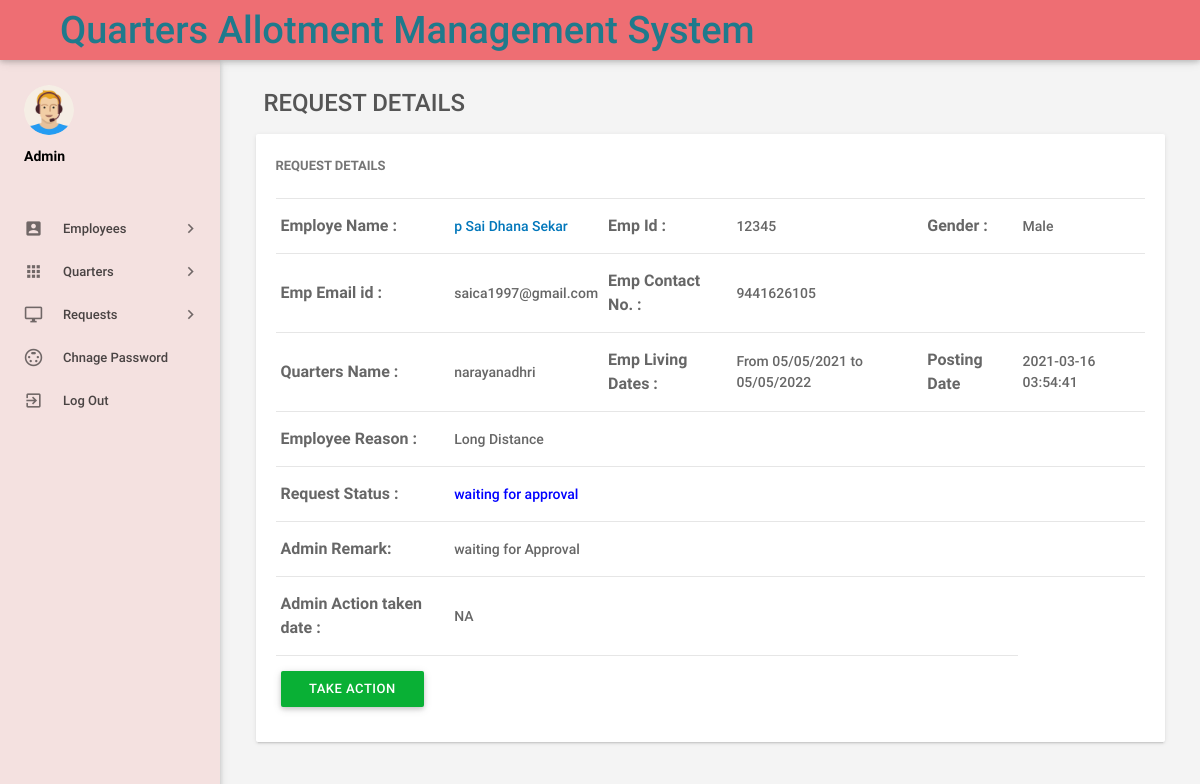
The page /admin/leave-details.php?leaveid=3 (signed in) on the database as committed earlier.
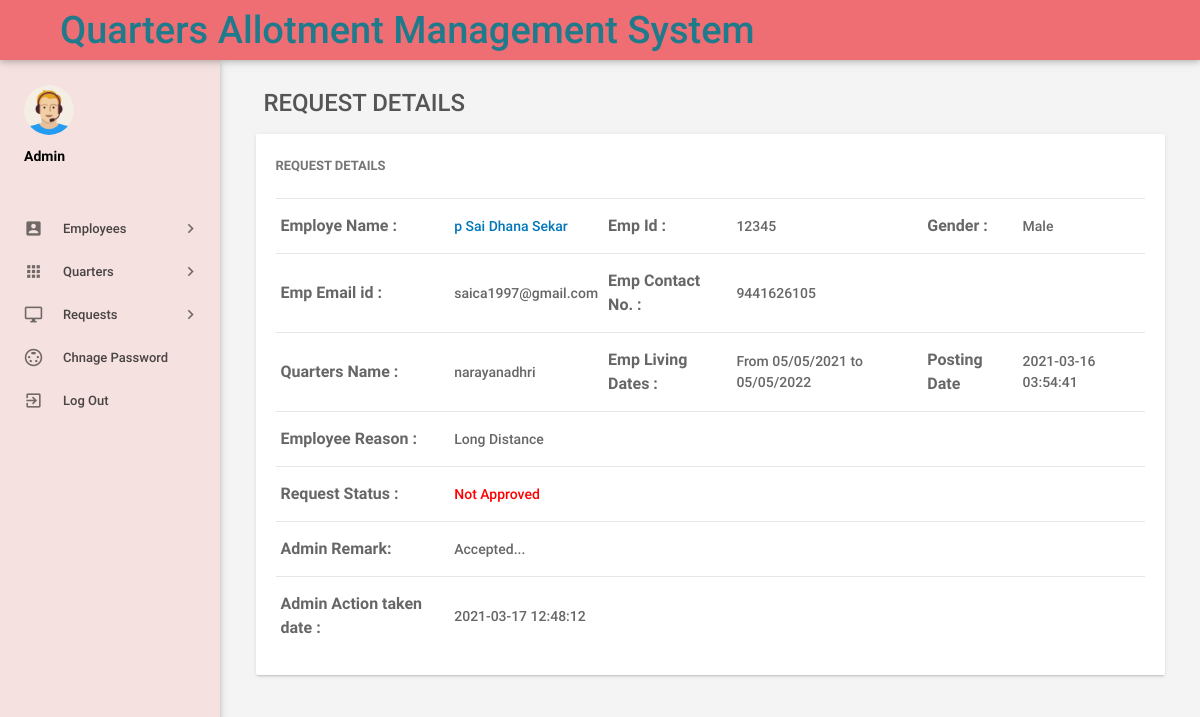
The same page on the database as committed later.
### tables this page shows
CREATE TABLE `tblleaves` (
  `id` int(11) NOT NULL,
  `EmpName` varchar(110) NOT NULL,
  `QutBlock` varchar(11) NOT NULL,
  `QutName` varchar(110) NOT NULL,
  `Emailid` varchar(255) NOT NULL,
  `ToDate` varchar(120) NOT NULL,
  `FromDate` varchar(120) NOT NULL,
  `Description` mediumtext NOT NULL,
  `PostingDate` timestamp NOT NULL DEFAULT current_timestamp(),
  `AdminRemark` mediumtext DEFAULT NULL,
  `AdminRemarkDate` varchar(120) DEFAULT NULL,
  `Status` int(1) NOT NULL,
  `IsRead` int(1) NOT NULL,
  `empid` int(11) DEFAULT NULL
);

CREATE TABLE `tblemployees` (
  `id` int(11) NOT NULL,
  `EmpId` varchar(100) NOT NULL,
  `FirstName` varchar(150) NOT NULL,
  `LastName` varchar(150) NOT NULL,
  `EmailId` varchar(200) NOT NULL,
  `Password` varchar(180) NOT NULL,
  `Gender` varchar(100) NOT NULL,
  `Dob` varchar(100) NOT NULL,
  `Department` varchar(255) NOT NULL,
  `Address` varchar(255) NOT NULL,
  `City` varchar(200) NOT NULL,
  `Country` varchar(150) NOT NULL,
  `Phonenumber` char(11) NOT NULL,
  `Status` int(1) NOT NULL,
  `RegDate` timestamp NOT NULL DEFAULT current_timestamp()
);

### admin/leave-details.php (the view, shortened to what the changed rows need)
<?php
include('includes/config.php');
if(strlen($_SESSION['alogin'])==0)
    {
header('location:index.php');
}
else{
 ?>
<!DOCTYPE html>
<html lang="en">
    <head>
        <link type="text/css" rel="stylesheet" href="../assets/plugins/materialize/css/materialize.min.css"/>
        <link type="text/css" rel="stylesheet" href="../assets/plugins/materialize/css/materialize.css"/>
        <link href="../assets/plugins/material-preloader/css/materialPreloader.min.css" rel="stylesheet">
        <link href="../assets/plugins/datatables/css/jquery.dataTables.min.css" rel="stylesheet">
                <link href="../assets/plugins/google-code-prettify/prettify.css" rel="stylesheet" type="text/css"/>
        <link href="../assets/css/alpha.min.css" rel="stylesheet" type="text/css"/>
        <link href="../assets/css/custom.css" rel="stylesheet" type="text/css"/>
        <link href="../assets/css/style.css" rel="stylesheet" type="text/css"/>
    </head>
    <body>
       <?php include('includes/header.php');?>
            <main class="mn-inner">
                <div class="row">
                    <div class="col s12 m12 l12">
                        <div class="card">
                            <div class="card-content">
                                <table id="example" class="display responsive-table ">
                                    <tbody>
<?php
$lid=intval($_GET['leaveid']);
$sql = "SELECT tblleaves.id as lid,tblemployees.FirstName,tblemployees.LastName,tblemployees.EmpId,tblemployees.id,tblemployees.Gender,tblemployees.Phonenumber,tblemployees.EmailId,tblleaves.QutName,tblleaves.ToDate,tblleaves.FromDate,tblleaves.Description,tblleaves.PostingDate,tblleaves.Status,tblleaves.AdminRemark,tblleaves.AdminRemarkDate from tblleaves join tblemployees on tblleaves.empid=tblemployees.id where tblleaves.id=:lid";
$query = $dbh -> prepare($sql);
$query->bindParam(':lid',$lid,PDO::PARAM_STR);
$query->execute();
$results=$query->fetchAll(PDO::FETCH_OBJ);
$cnt=1;
if($query->rowCount() > 0)
{
foreach($results as $result)
{
      ?>
                                        <tr>
                                            <td style="font-size:16px;"> <b>Employe Name :</b></td>
                                              <td><a href="editemployee.php?empid=<?php echo htmlentities($result->id);?>" target="_blank">
                                                <?php echo htmlentities($result->FirstName." ".$result->LastName);?></a></td>
                                              <td style="font-size:16px;"><b>Emp Id :</b></td>
                                              <td><?php echo htmlentities($result->EmpId);?></td>
                                              <td style="font-size:16px;"><b>Gender :</b></td>
                                              <td><?php echo htmlentities($result->Gender);?></td>
                                          </tr>
                                          <tr>
                                             <td style="font-size:16px;"><b>Emp Email id :</b></td>
                                            <td><?php echo htmlentities($result->EmailId);?></td>
                                             <td style="font-size:16px;"><b>Emp Contact No. :</b></td>
                                            <td><?php echo htmlentities($result->Phonenumber);?></td>
                                            <td>&nbsp;</td>
                                             <td>&nbsp;</td>
                                        </tr>
  <tr>
                                             <td style="font-size:16px;"><b>Quarters Name :</b></td>
                                            <td><?php echo htmlentities($result->QutName);?></td>
                                             <td style="font-size:16px;"><b>Emp Living Dates :</b></td>
                                            <td>From <?php echo htmlentities($result->FromDate);?> to <?php echo htmlentities($result->ToDate);?></td>
                                            <td style="font-size:16px;"><b>Posting Date</b></td>
                                           <td><?php echo htmlentities($result->PostingDate);?></td>
                                        </tr>
<tr>
                                             <td style="font-size:16px;"><b>Employee Reason : </b></td>
                                            <td colspan="5"><?php echo htmlentities($result->Description);?></td>
                                        </tr>
<tr>
<td style="font-size:16px;"><b>Request Status :</b></td>
<td colspan="5"><?php $stats=$result->Status;
if($stats==1){
$sql="SELECT * from  tblleaves where empid=tblleaves.empid";
$query = $dbh -> prepare($sql);
$query->execute();
$results=$query->fetchAll(PDO::FETCH_OBJ);
if($query->rowCount() > 0)
{
foreach($results as $result)
{
$toemail=" $result->Emailid";
$message= "
    Quarters Allotment Management System
  EmpName: $result->EmpName
  Email Id: $result->Emailid
  Quarters Block: $result->QutBlock
  Quarters Name: $result->QutName
            YOUR SUBMITTED REQUEST ACCEPTED SUCCESSFULLY...
   Rules:
            Please consult the department...
";
 }
}
$headers ='From: <nickholous@gmail.com>';
mail($toemail,"Employee Request Accepted",$message,$headers);
?>
<span style="color: green">Approved</span>
 <?php } if($stats==2)  {
$sql="SELECT * from  tblleaves where empid=tblleaves.empid";
$query = $dbh -> prepare($sql);
$query->execute();
$results=$query->fetchAll(PDO::FETCH_OBJ);
if($query->rowCount() > 0)
{
foreach($results as $result)
{
$toemail=" $result->Emailid";
$message= "
    Quarters Allotment Management System
  EmpName: $result->EmpName
  Email Id: $result->Emailid
  Quarters Block: $result->QutBlock
  Quarters Name: $result->QutName
            YOUR SUBMITTED REQUEST REJECTED...
   Reasons:
            Due to Allotment of Quarters to Other Employee...
            OR submitted documents were incorrect...
            Please consult the department...
";
 }
}
  ?>
<span style="color: red">Not Approved</span>
<?php } if($stats==0)  { ?>
 <span style="color: blue">waiting for approval</span>
 <?php } ?>
</td>
</tr>
<tr>
<td style="font-size:16px;"><b>Admin Remark: </b></td>
<td colspan="5"><?php
if($result->AdminRemark==""){
  echo "waiting for Approval";
}
else{
echo htmlentities($result->AdminRemark);
}
?></td>
 </tr>
 <tr>
<td style="font-size:16px;"><b>Admin Action taken date : </b></td>
<td colspan="5"><?php
if($result->AdminRemarkDate==""){
  echo "NA";
}
else{
echo htmlentities($result->AdminRemarkDate);
}
?></td>
 </tr>
<?php
if($stats==0)
{
?>
<tr>
 <td colspan="5">
  <a class="modal-trigger waves-effect waves-light btn" href="#modal1">Take&nbsp;Action</a>
 </td>
</tr>
<?php } ?>
                                         <?php $cnt++;} }?>
                                    </tbody>
                                </table>
                            </div>
                        </div>
                    </div>
                </div>
            </main>
        </div>
    </body>
</html>
<?php } ?>

Rows that differ between the two databases and show on the page:
changed tblleaves "narayanadhri": tblleaves.AdminRemark (not shown) → "Accepted..."; tblleaves.AdminRemarkDate (not shown) → "2021-03-17 12:48:12"; Status "waiting for approval TAKE ACTION" → "Not Approved"; no longer shows "waiting for Approval"; no longer shows "NA"
